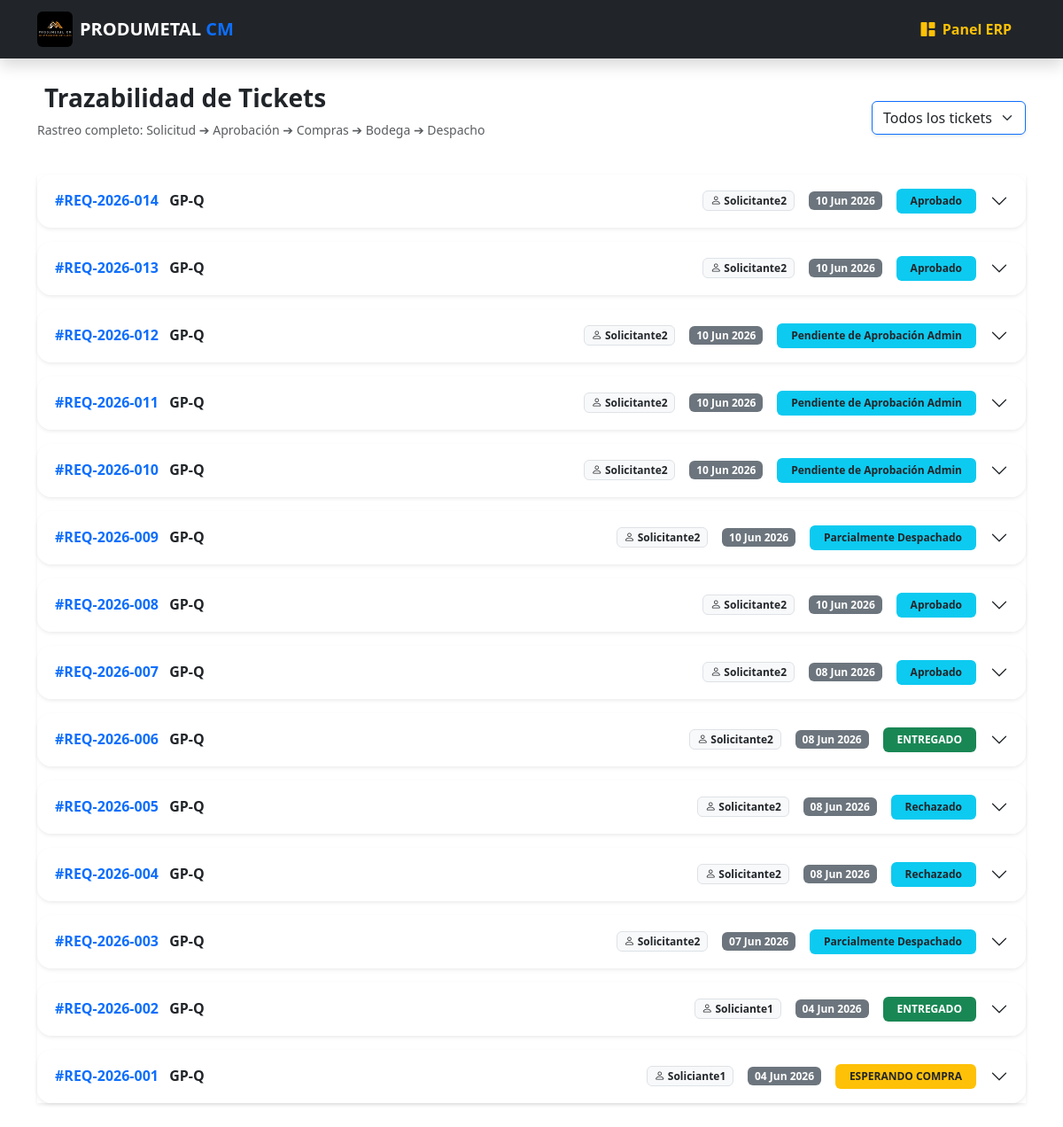
The app's page /erp/auditoria/trazabilidad/ (signed in), older data.
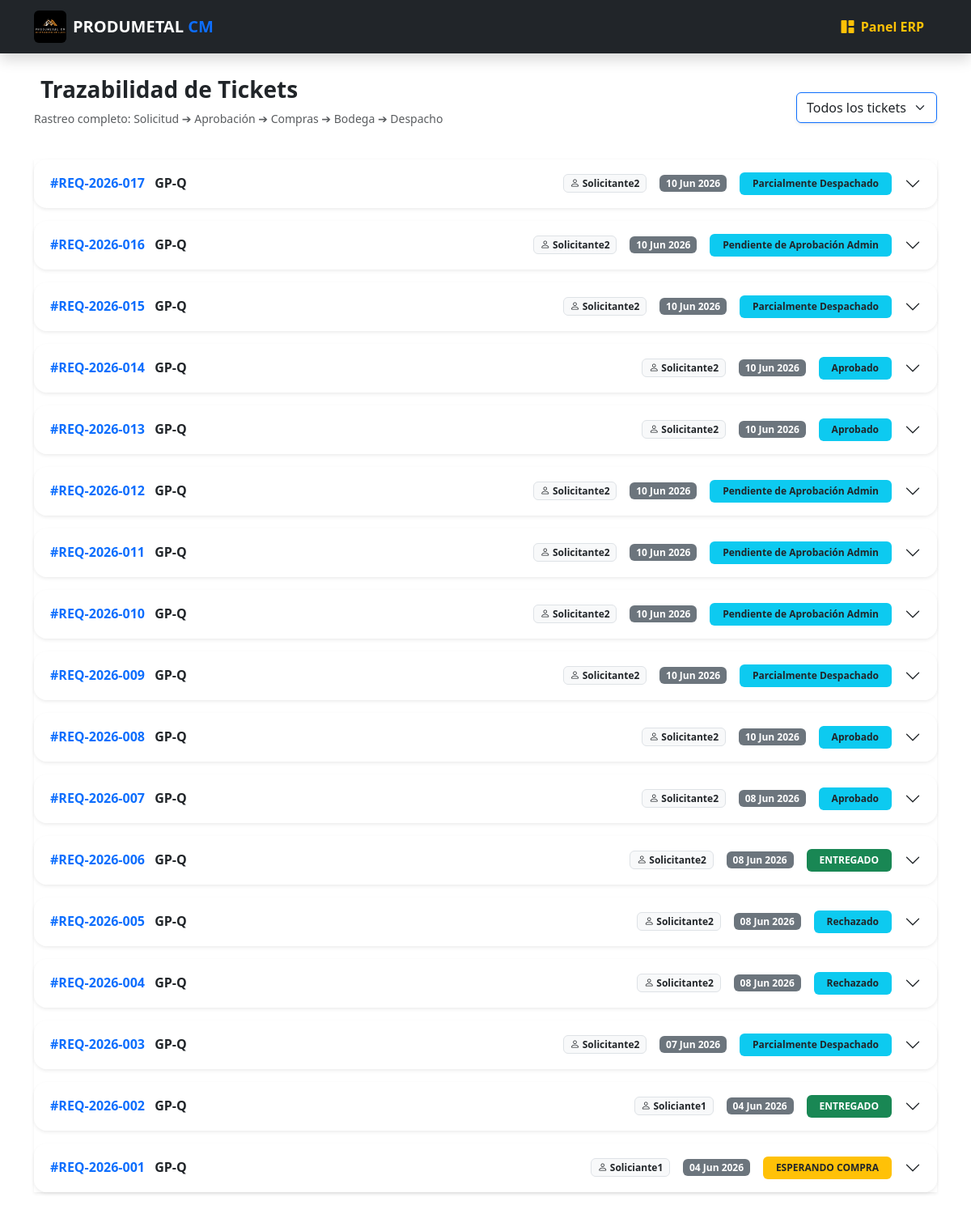
The same page, newer data.
### web/models.py (models this page shows, shortened)
class Requerimiento(models.Model):
    ESTADOS = [
        ('PENDIENTE', 'Pendiente de Aprobación Admin'),
        ('APROBADO', 'Aprobado'),
        ('RECHAZADO', 'Rechazado'),
        ('PARCIALMENTE_DESPACHADO', 'Parcialmente Despachado'),
        ('DESPACHADO', 'Despachado Totalmente'),
        ('EN_COMPRAS', 'Enviado a Compras'),
    ]
    folio = models.CharField(max_length=20, unique=True, blank=True, editable=False)
    solicitante = models.ForeignKey(User, on_delete=models.PROTECT, related_name='requerimientos')
    proyecto = models.ForeignKey(Proyecto, on_delete=models.PROTECT)
    fecha_solicitud = models.DateTimeField(auto_now_add=True)
    estado = models.CharField(max_length=30, choices=ESTADOS, default='PENDIENTE')
    observaciones = models.TextField(blank=True)
    history = HistoricalRecords()

class Proyecto(models.Model):
    nombre = models.CharField(max_length=200)
    centro_costos = models.CharField(max_length=100, unique=True, blank=True)
    descripcion = models.TextField(blank=True, null=True, verbose_name="Descripción del Proyecto")
    is_active = models.BooleanField(default=True, help_text="Desmarcar para borrado lógico")
    fecha_creacion = models.DateTimeField(auto_now_add=True)
    bodega_proyecto = models.OneToOneField(Bodega, on_delete=models.SET_NULL, null=True, blank=True, related_name='proyecto_asociado')
    history = HistoricalRecords() # AUDITORÍA TOTAL

### web/views.py (the view)
# urls.py: path('erp/auditoria/trazabilidad/', views.trazabilidad_requerimientos, name='trazabilidad_requerimientos'),
@login_required(login_url='login')
@user_passes_test(es_admin, login_url='dashboard_erp')
def trazabilidad_requerimientos(request):
    requerimientos = Requerimiento.objects.all().order_by('-fecha_solicitud')
    estado_filtro = request.GET.get('estado')
    if estado_filtro:
        requerimientos = requerimientos.filter(estado=estado_filtro)
    return render(request, 'web/erp/trazabilidad.html', {
        'requerimientos': requerimientos,
        'estado_actual': estado_filtro
    })

### web/views.py (called while the page is built)
def es_admin(user):
    return user.is_superuser

### web/templates/web/erp/trazabilidad.html (shortened to what this page needs)
{% extends 'web/base.html' %}
{% load static %}
{% block content %}
<div class="container py-4">
    <div class="d-flex justify-content-between align-items-center mb-4">
        <div>
            <h3 class="fw-bold text-dark"> Trazabilidad de Tickets</h3>
            <p class="text-muted small">Rastreo completo: Solicitud ➔ Aprobación ➔ Compras ➔ Bodega ➔ Despacho</p>
        </div>
        <div>
            <form method="GET" class="d-flex gap-2">
                <select name="estado" class="form-select border-primary shadow-sm" onchange="this.form.submit()">
                    <option value="">Todos los tickets</option>
                </select>
            </form>
        </div>
    </div>
    <div class="accordion shadow-sm" id="accordionTrazabilidad">
        {% for req in requerimientos %}
        <div class="accordion-item border-0 mb-3 rounded-4 overflow-hidden shadow-sm">
            <h2 class="accordion-header" id="heading{{ req.id }}">
                <button class="accordion-button collapsed bg-white fw-bold" type="button" data-bs-toggle="collapse" data-bs-target="#collapse{{ req.id }}" aria-expanded="false" aria-controls="collapse{{ req.id }}">
                    <div class="d-flex w-100 justify-content-between align-items-center me-3">
                        <div>
                            <span class="text-primary me-2">#{{ req.folio }}</span>
                            <span class="text-dark">{{ req.proyecto.centro_costos }}</span>
                        </div>
                        <div class="d-flex align-items-center gap-3">
                            <span class="badge bg-light text-dark border"><i class="bi bi-person"></i> {{ req.solicitante.username }}</span>
                            <span class="badge bg-secondary">{{ req.fecha_solicitud|date:"d M Y" }}</span>
                            {% if req.estado == 'DESPACHADO' %}
                                <span class="badge bg-success px-3 py-2">ENTREGADO</span>
                            {% elif req.estado == 'EN_COMPRAS' %}
                                <span class="badge bg-warning text-dark px-3 py-2">ESPERANDO COMPRA</span>
                            {% else %}
                                <span class="badge bg-info text-dark px-3 py-2">{{ req.get_estado_display }}</span>
                            {% endif %}
                        </div>
                    </div>
                </button>
            </h2>
        </div>
        {% empty %}
        <div class="text-center py-5 text-muted">
            <i class="bi bi-folder2-open fs-1"></i>
            <p class="mt-2">No hay tickets registrados en el sistema.</p>
        </div>
        {% endfor %}
    </div>
</div>
{% endblock %}

Row changes from the older to the newer data that the page shows:
added Requerimiento: folio "REQ-2026-017", proyecto.centro_costos "GP-Q", solicitante.username "Solicitante2", fecha_solicitud "10 Jun 2026", estado "Parcialmente Despachado"
added Requerimiento: folio "REQ-2026-016", proyecto.centro_costos "GP-Q", solicitante.username "Solicitante2", fecha_solicitud "10 Jun 2026", estado "Pendiente de Aprobación Admin"
added Requerimiento: folio "REQ-2026-015", proyecto.centro_costos "GP-Q", solicitante.username "Solicitante2", fecha_solicitud "10 Jun 2026", estado "Parcialmente Despachado"
